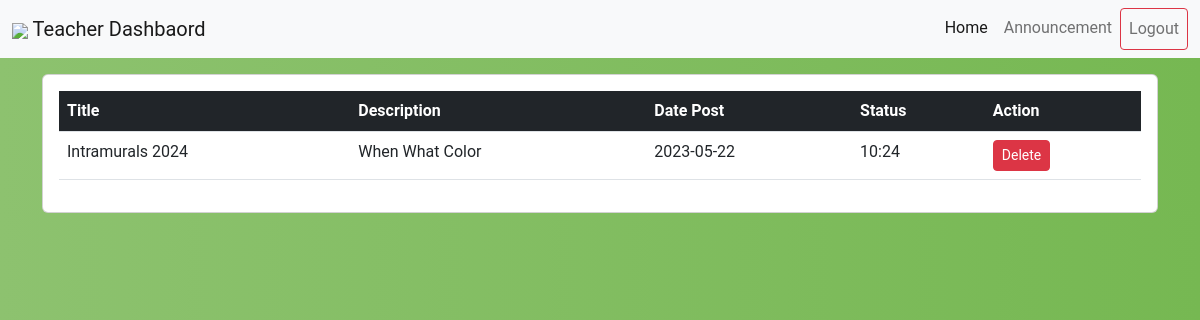
The page /t_view.php (signed in) on the database its author committed.
### tables this page shows
CREATE TABLE `announcement` (
  `ID` int(11) NOT NULL,
  `TITLE` varchar(255) NOT NULL,
  `DESCRIPTION` text NOT NULL,
  `DATE` varchar(250) NOT NULL,
  `TIME` varchar(255) NOT NULL,
  `STATUS` varchar(255) NOT NULL,
  `who` varchar(255) NOT NULL
);

### t_view.php (the view, shortened to what this page needs)
<?php
include 'partials/thead.php';
?>
<div class="container mt-3">
    <div class="card">
        <div class="card-body">
            <table class="table table-hover table-stripped">
                <thead class="bg-dark">
                    <tr>
                        <th class="text-white">Title</th>
                        <th class="text-white">Description</th>
                        <th class="text-white">Date Post</th>
                        <th class="text-white">Status</th>
                        <th class="text-white">Action</th>
                    </tr>
                </thead>
                <tbody>
                    <?php
                    $sql = "SELECT * FROM announcement WHERE STATUS = 'ACTIVE'";
                    $result = mysqli_query($conn, $sql);
                    if(mysqli_num_rows($result)>0){
                        foreach($result as $row){
                            ?>
                            <tr>
                                <td><?php echo $row['TITLE']?></td>
                                <td><?php echo $row['DESCRIPTION']?></td>
                                <td><?php echo $row['DATE']?></td>
                                <td><?php echo $row['TIME']?></td>
                                <td>
                                    <button class="btn btn-sm btn-danger delete-button" data-id="<?php echo $row['ID']; ?>">Delete</button>
                                </td>
                            </tr>
                            <?php
                        }
                    }else{
                        ?>
                        <tr>
                            <td colspan="5" class="text-center">No Announcement</td>
                        </tr>
                        <?php
                    }
                    ?>
                </tbody>
            </table>
        </div>
    </div>
</div>
<?php
include 'partials/tfoot.php';
?>

### partials/thead.php (style rules this page uses)
body { background: #76b852; background: -webkit-linear-gradient(right, #76b852, #8DC26F); background: -moz-linear-gradient(right, #76b852, #8DC26F); background: -o-linear-gradient(right, #76b852, #8DC26F); background: linear-gradient(to left, #76b852, #8DC26F); font-family: "Roboto", sans-serif; -webkit-font-smoothing: antialiased; -moz-osx-font-smoothing: grayscale; }

### rows shown on the page
announcement: TITLE "Intramurals 2024", DESCRIPTION "When What Color", DATE "2023-05-22", TIME "10:24"
